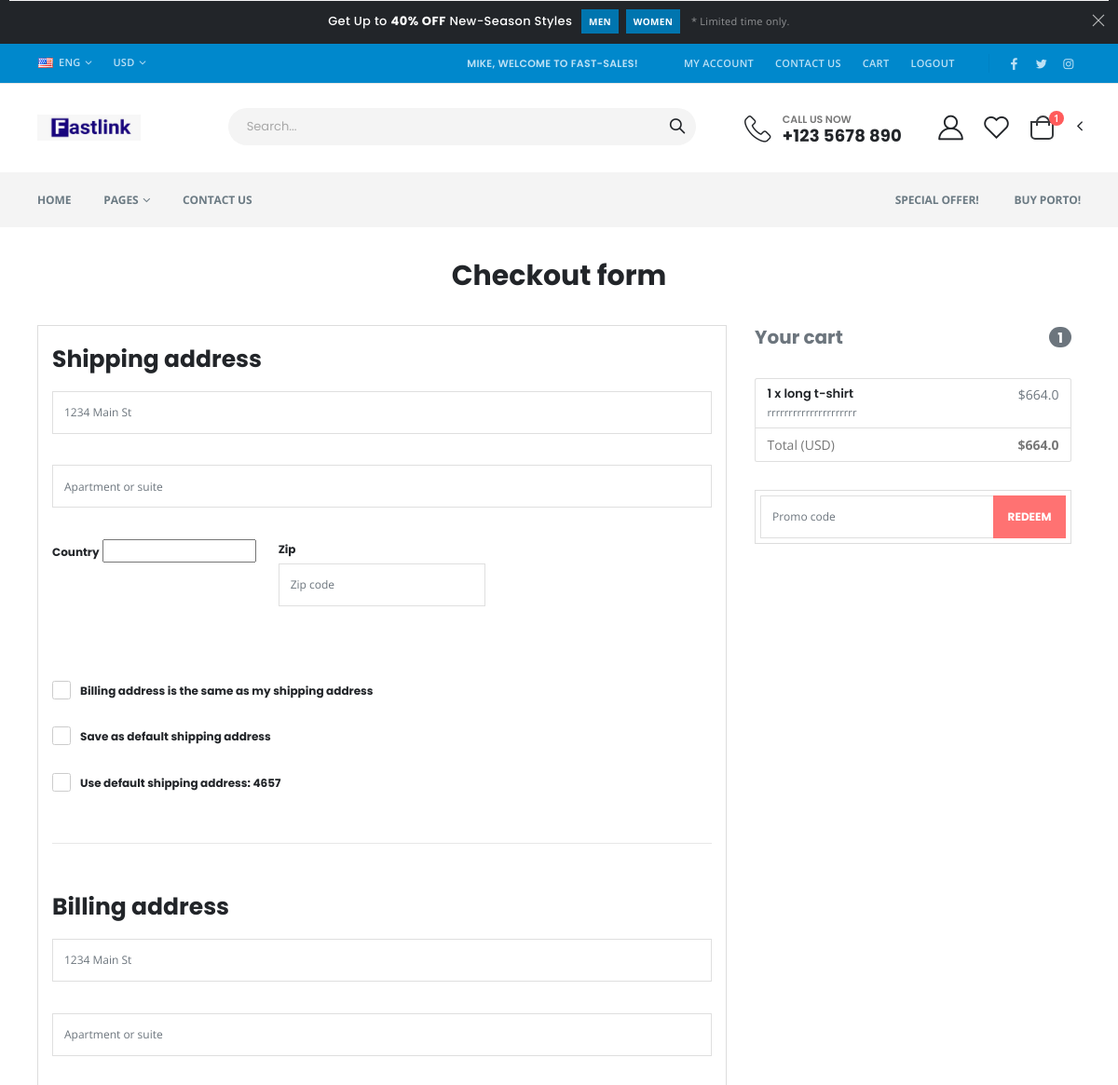
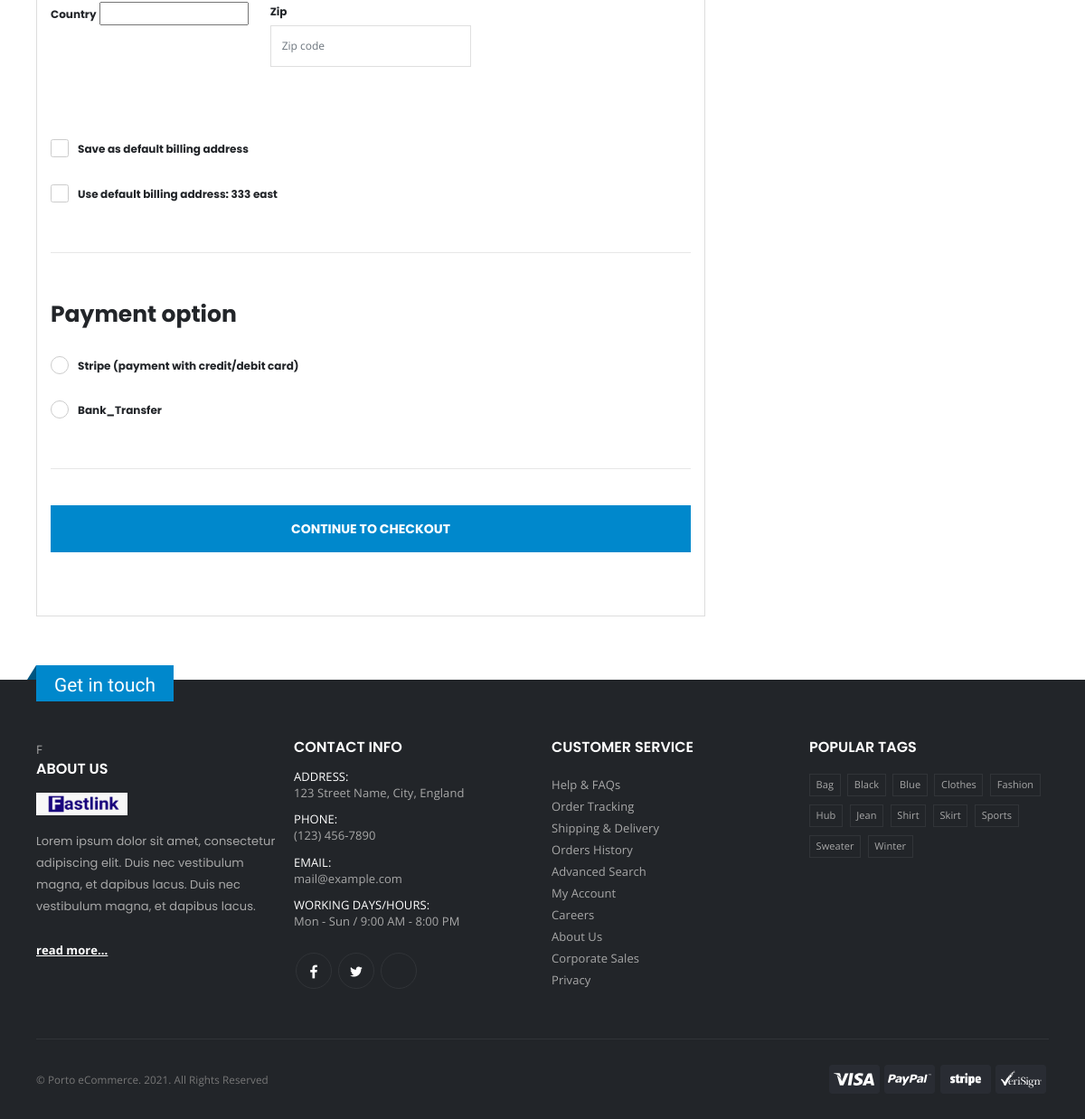
Screenshot of /checkout/ (signed in) with the database file from the repository (2 pictures, top to bottom).
### core/models.py (models this page shows, shortened)
class Order(models.Model):
    user = models.ForeignKey(settings.AUTH_USER_MODEL,
                             on_delete=models.CASCADE)
    ref_code = models.CharField(max_length=20, blank=True, null=True)
    items = models.ManyToManyField(OrderItem)
    start_date = models.DateTimeField(auto_now_add=True)
    ordered_date = models.DateTimeField()
    ordered = models.BooleanField(default=False)
    shipping_address = models.ForeignKey(
        'Address', related_name='shipping_address', on_delete=models.SET_NULL, blank=True, null=True)
    billing_address = models.ForeignKey(
        'Address', related_name='billing_address', on_delete=models.SET_NULL, blank=True, null=True)
    payment = models.ForeignKey(
        'Payment', on_delete=models.SET_NULL, blank=True, null=True)
    coupon = models.ForeignKey(
        'Coupon', on_delete=models.SET_NULL, blank=True, null=True)
    being_delivered = models.BooleanField(default=False)
    received = models.BooleanField(default=False)
    refund_requested = models.BooleanField(default=False)
    refund_granted = models.BooleanField(default=False)
    '''
    1. Item added to cart
    2. Adding a billing address
    (Failed checkout)
    3. Payment
    (Preprocessing, processing, packaging etc.)
    4. Being delivered
    5. Received
    6. Refunds
    '''
    def get_total(self):
        total = 0
        for order_item in self.items.all():
            total += order_item.get_final_price()
        if self.coupon:
            total -= self.coupon.amount
        return total

class Address(models.Model):
    user = models.ForeignKey(settings.AUTH_USER_MODEL,
                             on_delete=models.CASCADE)
    street_address = models.CharField(max_length=100)
    apartment_address = models.CharField(max_length=100)
    contact_number =models.CharField(max_length=14)
    country = CountryField(multiple=False)
    zip = models.CharField(max_length=100)
    address_type = models.CharField(max_length=1, choices=ADDRESS_CHOICES)
    default = models.BooleanField(default=False)
    class Meta:
        verbose_name_plural = 'Addresses'

class OrderItem(models.Model):
    user = models.ForeignKey(settings.AUTH_USER_MODEL,
                             on_delete=models.CASCADE)
    ordered = models.BooleanField(default=False)
    item = models.ForeignKey(Item, on_delete=models.CASCADE)
    quantity = models.IntegerField(default=1)
    def get_total_discount_item_price(self):
        return self.quantity * self.item.discount_price
    def get_final_price(self):
        if self.item.discount_price:
            return self.get_total_discount_item_price()
        return self.get_total_item_price()

class Item(models.Model):
    title = models.CharField(max_length=100)
    price = models.FloatField()
    discount_price = models.FloatField(blank=True, null=True)
    category = models.ForeignKey(Category, on_delete=models.CASCADE)
    label = models.CharField(choices=LABEL_CHOICES, max_length=1)
    slug = models.SlugField(unique=True)
    quantity = models.IntegerField(null=True, blank=True)
    status = models.BooleanField(default=False, help_text="0=default, 1=hidden")
    trending = models.BooleanField(default=False, help_text="0=default, 1=Trending")
    description = models.TextField()
    additional_information = models.TextField(null=True, blank=True)
    image = models.ImageField()
    image2 = models.ImageField(null=True, blank=True)
    image3 = models.ImageField()

### core/views.py (the view, shortened to what this page needs)
# urls.py: path('checkout/', CheckoutView.as_view(), name='checkout'),
class CheckoutView(View):
    def get(self, *args, **kwargs):
        try:
            order = Order.objects.get(user=self.request.user, ordered=False)
            form = CheckoutForm()
            context = {
                'form': form,
                'couponform': CouponForm(),
                'order': order,
                'DISPLAY_COUPON_FORM': True
            }
            shipping_address_qs = Address.objects.filter(
                user=self.request.user,
                address_type='S',
                default=True
            )
            if shipping_address_qs.exists():
                context.update(
                    {'default_shipping_address': shipping_address_qs[0]})
            billing_address_qs = Address.objects.filter(
                user=self.request.user,
                address_type='B',
                default=True
            )
            if billing_address_qs.exists():
                context.update(
                    {'default_billing_address': billing_address_qs[0]})
            return render(self.request, "checkout.html", context)
        except ObjectDoesNotExist:
            messages.info(self.request, "You do not have an active order")
            return redirect("core:checkout")

### core/forms.py
class CouponForm(forms.Form):
    code = forms.CharField(widget=forms.TextInput(attrs={
        'class': 'form-control',
        'placeholder': 'Promo code',
        'aria-label': 'Recipient\'s username',
        'aria-describedby': 'basic-addon2'
    }))

### core/templatetags/cart_template_tags.py (called while the page is built)
@register.filter
def cart_item_count(user):
    if user.is_authenticated:
        qs = Order.objects.filter(user=user, ordered=False)
        if qs.exists():
            return qs[0].items.count()
    return 0

### templates/checkout.html (shortened to what this page needs)
{% extends "base1.html" %}
{% load crispy_forms_tags %}
{% block content %}
  <main >
    <div class="container wow fadeIn">
      <h2 class="my-5 h2 text-center">Checkout form</h2>
      <div class="row">
        <div class="col-md-8 mb-4">
          <div class="card">
            <form method="POST" class="card-body">
              <h3>Shipping address</h3>
              <div class='hideable_shipping_form'>
                <div class="form-group">
                  <input type='text' placeholder='1234 Main St' id='shipping_address' name='shipping_address' class='form-control' required/>
                </div>
                <div class="form-group">
                  <input type='text' placeholder='Apartment or suite' id='shipping_address2' name='shipping_address2' class='form-control' required/>
                </div>
                <div class="row">
                  <div class="col-lg-4 col-md-12 mb-4">
                    <label for="country">Country</label>
                    {{ form.shipping_country }}
                  </div>
                  <div class="col-lg-4 col-md-6 mb-4">
                    <label for="shipping_zip">Zip</label>
                    <input type='text' placeholder='Zip code' id='shipping_zip' name='shipping_zip' class='form-control' />
                  </div>
                </div>
                <div class="custom-control custom-checkbox">
                  <label class="custom-control-label" for="same_billing_address">Billing address is the same as my shipping address</label>
                </div>
                <div class="custom-control custom-checkbox">
                  <label class="custom-control-label" for="set_default_shipping">Save as default shipping address</label>
                </div>
              </div>
              {% if default_shipping_address %}
              <div class="custom-control custom-checkbox">
                <label class="custom-control-label" for="use_default_shipping">Use default shipping address: {{ default_shipping_address.street_address|truncatechars:10 }}</label>
              </div>
              {% endif %}
              <hr>
              <h3>Billing address</h3>
              <div class='hideable_billing_form'>
                <div class="form-group">
                  <input type='text' placeholder='1234 Main St' id='billing_address' name='billing_address' class='form-control' />
                </div>
                <div class="form-group">
                  <input type='text' placeholder='Apartment or suite' id='billing_address2' name='billing_address2' class='form-control' />
                </div>
                <div class="row">
                  <div class="col-lg-4 col-md-12 mb-4">
                    <label for="country">Country</label>
                    {{ form.billing_country }}
                  </div>
                  <div class="col-lg-4 col-md-6 mb-4">
                    <label for="billing_zip">Zip</label>
                    <input type='text' placeholder='Zip code' id='billing_zip' name='billing_zip' class='form-control' />
                  </div>
                </div>
                <div class="custom-control custom-checkbox">
                  <label class="custom-control-label" for="set_default_billing">Save as default billing address</label>
                </div>
              </div>
              {% if default_billing_address %}
              <div class="custom-control custom-checkbox">
                <label class="custom-control-label" for="use_default_billing">Use default billing address: {{ default_billing_address.street_address|truncatechars:10 }}</label>
              </div>
              {% endif %}
              <hr>
              <h3>Payment option</h3>
              <div class="d-block my-3">
                {% for value, name in form.fields.payment_option.choices %}
                <div class="custom-control custom-radio">
                  <label class="custom-control-label" for="{{ name }}">{{ name }}</label>
                </div>
                {% endfor %}
              </div>
              <hr class="mb-4">
              <button class="btn btn-primary btn-lg btn-block" type="submit">Continue to checkout</button>
            </form>
          </div>
        </div>
        <div class="col-md-4 mb-4">
          {% include "order_snippet.html" %}
        </div>
      </div>
    </div>
  </main>
{% endblock content %}

### templates/navbar.html (shortened to what this page needs)
{% load cart_template_tags %}
{% load static %}
<div class="page-wrapper">
  <div class="top-notice text-white bg-dark">
      <div class="container text-center">
          <h5 class="d-inline-block mb-0">Get Up to <b>40% OFF</b> New-Season Styles</h5>
          <a href="demo1-shop.html" class="category">MEN</a>
          <a href="demo1-shop.html" class="category">WOMEN</a>
          <small>* Limited time only.</small>
          <button title="Close (Esc)" type="button" class="mfp-close">×</button>
      </div>
  </div>
  <header class="header home">
      <div class="header-top bg-primary text-uppercase">
          <div class="container">
              <div class="header-left">
                  <div class="header-dropdown mr-auto mr-sm-3 mr-md-0">
                      <a href="#" class="pl-0"><i class="flag-us flag"></i>ENG</a>
                  </div>
                  <div class="header-dropdown ml-3 pl-1">
                      <a href="#">USD</a>
                  </div>
              </div>
              <div class="header-right header-dropdowns ml-0 ml-sm-auto">
                  <p class="top-message mb-0 d-none d-sm-block">
                    {% if request.user.is_authenticated %}
                    {{request.user.username}}, Welcome to Fast-Sales!
                    {% else %}
                    Welcome To Fast-Sales!
                    {% endif %}
                  </p>
                  <div class="header-dropdown dropdown-expanded mr-3">
                      <div class="header-menu">
                          <ul>
                              <li><a href="{% url 'core:dashboard' %}">My Account</a></li>
                              <li><a href="{% url 'core:contact' %}">Contact Us</a></li>
                              <li><a href="cart.html">Cart</a></li>
                            {% if request.user.is_authenticated %}
                                <li><a href="{% url 'account_logout' %}">Logout</a></li>
                            {% else %}
                                <li><a href="{% url 'account_login' %}">Login</a></li>
                            {% endif %}
                          </ul>
                      </div>
                  </div>
                  <div class="social-icons">
                      <a href="#" class="social-icon social-facebook icon-facebook ml-0" target="_blank"></a>
                      <a href="#" class="social-icon social-twitter icon-twitter ml-0" target="_blank"></a>
                      <a href="#" class="social-icon social-instagram icon-instagram ml-0" target="_blank"></a>
                  </div>
              </div>
          </div>
      </div>
      <div class="header-middle text-dark sticky-header">
          <div class="container">
              <div class="header-left col-lg-2 w-auto pl-0">
                  <a href="{% url 'core:collections' %}" class="logo">
                      <img src="{% static 'assets/images/fastlink.jpeg' %}" width="111" height="44" alt="Fast-sales logo">
                  </a>
              </div>
              <div class="header-right w-lg-max pl-2">
                  <div class="header-search header-icon header-search-inline header-search-category w-lg-max">
                      <form action="{% url 'core:search' %}" method="POST">
                          <div class="header-search-wrapper">
                              <input type="text" class="form-control" name="searched" placeholder="Search..." required>
                              <button class="btn icon-magnifier" type="submit"></button>
                          </div>
                      </form>
                  </div>
                  <div class="header-contact d-none d-lg-flex align-items-center pr-xl-5 mr-5 mr-xl-3 ml-5">
                      <i class="icon-phone-2"></i>
                      <h6 class="pt-1 line-height-1">Call us now<a href="tel:#" class="d-block text-dark ls-10 pt-1">+123 5678 890</a></h6>
                  </div>
                  <a href="{% url 'core:dashboard' %}" class="header-icon header-icon-user"><i class="icon-user-2"></i></a>
                  <a href="{% url 'account_login' %}" class="header-icon"><i class="icon-wishlist-2"></i></a>
                  <div class="dropdown cart-dropdown">
                      <a href="{% url 'core:order-summary' %}" title="Cart" class="dropdown-toggle dropdown-arrow cart-toggle" role="button" data-toggle="dropdown" aria-haspopup="true" aria-expanded="false" data-display="static">
                          <i class="minicart-icon"></i>
                          <span class="cart-count badge-circle">{{ request.user|cart_item_count }}</span>
                      </a>
                      <div class="dropdown-menu mobile-cart">
                          <a href="#" title="Close (Esc)" class="btn-close">×</a>
                      </div>
                  </div>
              </div>
          </div>
      </div>
  </header>

### templates/order_snippet.html (shortened to what this page needs)
<div class="col-md-12 mb-4">
    <h4 class="d-flex justify-content-between align-items-center mb-3">
    <span class="text-muted">Your cart</span>
    <span class="badge badge-secondary badge-pill">{{ order.items.count }}</span>
    </h4>
    <ul class="list-group mb-3 z-depth-1">
    {% for order_item in order.items.all %}
    <li class="list-group-item d-flex justify-content-between lh-condensed">
        <div>
        <h6 class="my-0">{{ order_item.quantity }} x {{ order_item.item.title}}</h6>
        <small class="text-muted">{{ order_item.item.description}}</small>
        </div>
        <span class="text-muted">${{ order_item.get_final_price }}</span>
    </li>
    {% endfor %}
    <li class="list-group-item d-flex justify-content-between">
        <span>Total (USD)</span>
        <strong>${{ order.get_total }}</strong>
    </li>
    </ul>
    {% if DISPLAY_COUPON_FORM %}
    <form class="card p-2" action="{% url 'core:add-coupon' %}" method="POST">
        <div class="input-group">
            {{ couponform.code }}
            <div class="input-group-append">
            <button class="btn btn-secondary btn-md waves-effect m-0" type="submit">Redeem</button>
            </div>
        </div>
    </form>
    {% endif %}
</div>

### rows the page displays
Address: street_address "4657"
Address: street_address "333 east"
Order: items.count "1", get_total "664.0"
OrderItem: quantity "1", item "long t-shirt", item.description "rrrrrrrrrrrrrrrrrrrrr", get_final_price "664.0"

### other values shown
{{ request.user.username }} "MIKE"
{{ request.user|cart_item_count }} "1"
{{ name }} "Stripe (payment with credit/debit card)" "Bank_Transfer"
